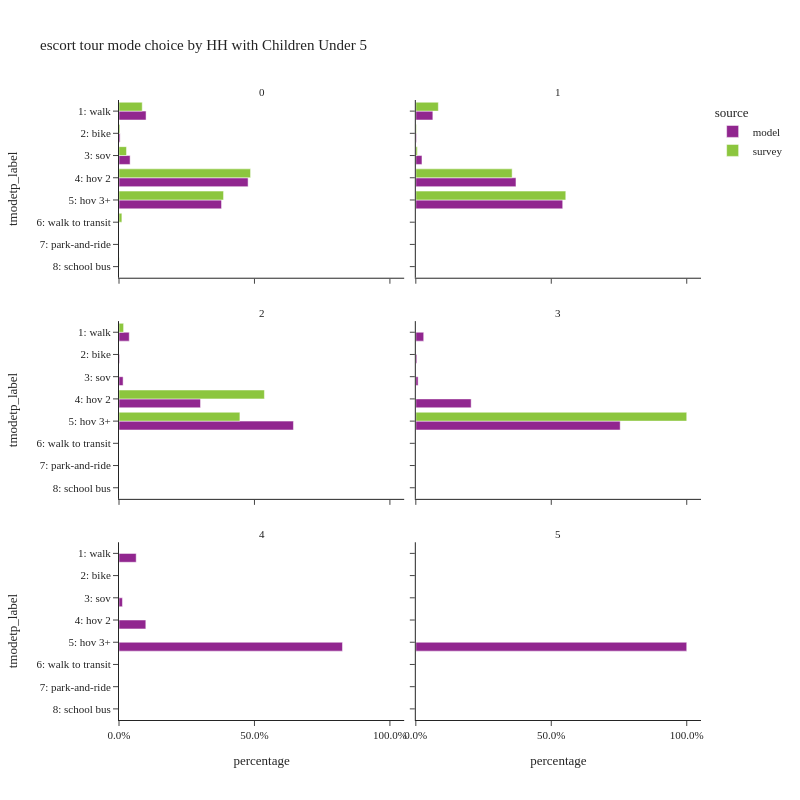

This figure's notebook cell:
### Code cell
plot_mode_choice(es_tour,
                 "hhcu5",
                 {"tmodetp_label":util.tmodetp_cat.values()},
                 "HH with Children Under 5",2,800)

### Figure 1 — Plotly figure (JSON) as saved in the notebook; plotly's stock layout.template omitted (floating-point values rounded to 4 significant figures)
{"data": [{"alignmentgroup": "True", "customdata": [[41726], [1695], [17144], [198979], [158059]], "hovertemplate": "source=model<br>hhcu5=0<br>percentage=%{x}<br>tmodetp_label=%{y}<br>sample count=%{customdata[0]}<extra></extra>", "legendgroup": "model", "marker": {"color": "#91268F", "pattern": {"shape": ""}}, "name": "model", "offsetgroup": "model", "orientation": "h", "showlegend": true, "textposition": "auto", "type": "bar", "x": [0.09992, 0.004059, 0.04105, 0.4765, 0.3785], "xaxis": "x5", "y": ["1: walk", "2: bike", "3: sov", "4: hov 2", "5: hov 3+"], "yaxis": "y5"}, {"alignmentgroup": "True", "customdata": [[9536], [391], [3444], [56088], [82258]], "hovertemplate": "source=model<br>hhcu5=1<br>percentage=%{x}<br>tmodetp_label=%{y}<br>sample count=%{customdata[0]}<extra></extra>", "legendgroup": "model", "marker": {"color": "#91268F", "pattern": {"shape": ""}}, "name": "model", "offsetgroup": "model", "orientation": "h", "showlegend": false, "textposition": "auto", "type": "bar", "x": [0.06285, 0.002577, 0.0227, 0.3697, 0.5422], "xaxis": "x6", "y": ["1: walk", "2: bike", "3: sov", "4: hov 2", "5: hov 3+"], "yaxis": "y6"}, {"alignmentgroup": "True", "customdata": [[1936], [113], [774], [15392], [32938]], "hovertemplate": "source=model<br>hhcu5=2<br>percentage=%{x}<br>tmodetp_label=%{y}<br>sample count=%{customdata[0]}<extra></extra>", "legendgroup": "model", "marker": {"color": "#91268F", "pattern": {"shape": ""}}, "name": "model", "offsetgroup": "model", "orientation": "h", "showlegend": false, "textposition": "auto", "type": "bar", "x": [0.03785, 0.002209, 0.01513, 0.3009, 0.6439], "xaxis": "x3", "y": ["1: walk", "2: bike", "3: sov", "4: hov 2", "5: hov 3+"], "yaxis": "y3"}, {"alignmentgroup": "True", "customdata": [[159], [21], [46], [1116], [4121]], "hovertemplate": "source=model<br>hhcu5=3<br>percentage=%{x}<br>tmodetp_label=%{y}<br>sample count=%{customdata[0]}<extra></extra>", "legendgroup": "model", "marker": {"color": "#91268F", "pattern": {"shape": ""}}, "name": "model", "offsetgroup": "model", "orientation": "h", "showlegend": false, "textposition": "auto", "type": "bar", "x": [0.0291, 0.003844, 0.00842, 0.2043, 0.7543], "xaxis": "x4", "y": ["1: walk", "2: bike", "3: sov", "4: hov 2", "5: hov 3+"], "yaxis": "y4"}, {"alignmentgroup": "True", "customdata": [[25], [5], [39], [325]], "hovertemplate": "source=model<br>hhcu5=4<br>percentage=%{x}<br>tmodetp_label=%{y}<br>sample count=%{customdata[0]}<extra></extra>", "legendgroup": "model", "marker": {"color": "#91268F", "pattern": {"shape": ""}}, "name": "model", "offsetgroup": "model", "orientation": "h", "showlegend": false, "textposition": "auto", "type": "bar", "x": [0.06345, 0.01269, 0.09898, 0.8249], "xaxis": "x", "y": ["1: walk", "3: sov", "4: hov 2", "5: hov 3+"], "yaxis": "y"}, {"alignmentgroup": "True", "customdata": [[92]], "hovertemplate": "source=model<br>hhcu5=5<br>percentage=%{x}<br>tmodetp_label=%{y}<br>sample count=%{customdata[0]}<extra></extra>", "legendgroup": "model", "marker": {"color": "#91268F", "pattern": {"shape": ""}}, "name": "model", "offsetgroup": "model", "orientation": "h", "showlegend": false, "textposition": "auto", "type": "bar", "x": [1.0], "xaxis": "x2", "y": ["5: hov 3+"], "yaxis": "y2"}, {"alignmentgroup": "True", "customdata": [[51], [3], [28], [216], [129], [10], [3]], "hovertemplate": "source=survey<br>hhcu5=0<br>percentage=%{x}<br>tmodetp_label=%{y}<br>sample count=%{customdata[0]}<extra></extra>", "legendgroup": "survey", "marker": {"color": "#8CC63E", "pattern": {"shape": ""}}, "name": "survey", "offsetgroup": "survey", "orientation": "h", "showlegend": true, "textposition": "auto", "type": "bar", "x": [0.08574, 0.003575, 0.02781, 0.4856, 0.3859, 0.01063, 0.0006936], "xaxis": "x5", "y": ["1: walk", "2: bike", "3: sov", "4: hov 2", "5: hov 3+", "6: walk to transit", "8: school bus"], "yaxis": "y5"}, {"alignmentgroup": "True", "customdata": [[21], [8], [1], [57], [78]], "hovertemplate": "source=survey<br>hhcu5=1<br>percentage=%{x}<br>tmodetp_label=%{y}<br>sample count=%{customdata[0]}<extra></extra>", "legendgroup": "survey", "marker": {"color": "#8CC63E", "pattern": {"shape": ""}}, "name": "survey", "offsetgroup": "survey", "orientation": "h", "showlegend": false, "textposition": "auto", "type": "bar", "x": [0.08311, 0.00232, 0.005509, 0.3555, 0.5535], "xaxis": "x6", "y": ["1: walk", "2: bike", "3: sov", "4: hov 2", "5: hov 3+"], "yaxis": "y6"}, {"alignmentgroup": "True", "customdata": [[8], [16], [20]], "hovertemplate": "source=survey<br>hhcu5=2<br>percentage=%{x}<br>tmodetp_label=%{y}<br>sample count=%{customdata[0]}<extra></extra>", "legendgroup": "survey", "marker": {"color": "#8CC63E", "pattern": {"shape": ""}}, "name": "survey", "offsetgroup": "survey", "orientation": "h", "showlegend": false, "textposition": "auto", "type": "bar", "x": [0.01697, 0.5368, 0.4463], "xaxis": "x3", "y": ["1: walk", "4: hov 2", "5: hov 3+"], "yaxis": "y3"}, {"alignmentgroup": "True", "customdata": [[2]], "hovertemplate": "source=survey<br>hhcu5=3<br>percentage=%{x}<br>tmodetp_label=%{y}<br>sample count=%{customdata[0]}<extra></extra>", "legendgroup": "survey", "marker": {"color": "#8CC63E", "pattern": {"shape": ""}}, "name": "survey", "offsetgroup": "survey", "orientation": "h", "showlegend": false, "textposition": "auto", "type": "bar", "x": [1.0], "xaxis": "x4", "y": ["5: hov 3+"], "yaxis": "y4"}], "layout": {"annotations": [{"font": {}, "showarrow": false, "text": "4", "x": 0.245, "xanchor": "center", "xref": "paper", "y": 0.2867, "yanchor": "bottom", "yref": "paper"}, {"font": {}, "showarrow": false, "text": "5", "x": 0.755, "xanchor": "center", "xref": "paper", "y": 0.2867, "yanchor": "bottom", "yref": "paper"}, {"font": {}, "showarrow": false, "text": "2", "x": 0.245, "xanchor": "center", "xref": "paper", "y": 0.6433, "yanchor": "bottom", "yref": "paper"}, {"font": {}, "showarrow": false, "text": "3", "x": 0.755, "xanchor": "center", "xref": "paper", "y": 0.6433, "yanchor": "bottom", "yref": "paper"}, {"font": {}, "showarrow": false, "text": "0", "x": 0.245, "xanchor": "center", "xref": "paper", "y": 1.0, "yanchor": "bottom", "yref": "paper"}, {"font": {}, "showarrow": false, "text": "1", "x": 0.755, "xanchor": "center", "xref": "paper", "y": 1.0, "yanchor": "bottom", "yref": "paper"}], "barmode": "group", "height": 800, "legend": {"title": {"text": "source"}, "tracegroupgap": 0}, "title": {"text": "escort tour mode choice by HH with Children Under 5"}, "width": 800, "xaxis": {"anchor": "y", "domain": [0, 0.49], "tickformat": ".1%", "title": {"text": "percentage"}}, "xaxis2": {"anchor": "y2", "domain": [0.51, 1], "matches": "x", "tickformat": ".1%", "title": {"text": "percentage"}}, "xaxis3": {"anchor": "y3", "domain": [0, 0.49], "matches": "x", "showticklabels": false, "tickformat": ".1%"}, "xaxis4": {"anchor": "y4", "domain": [0.51, 1], "matches": "x", "showticklabels": false, "tickformat": ".1%"}, "xaxis5": {"anchor": "y5", "domain": [0, 0.49], "matches": "x", "showticklabels": false, "tickformat": ".1%"}, "xaxis6": {"anchor": "y6", "domain": [0.51, 1], "matches": "x", "showticklabels": false, "tickformat": ".1%"}, "yaxis": {"anchor": "x", "categoryarray": ["9: tnc", "8: school bus", "7: park-and-ride", "6: walk to transit", "5: hov 3+", "4: hov 2", "3: sov", "2: bike", "1: walk"], "categoryorder": "array", "domain": [0, 0.2867], "title": {"text": "tmodetp_label"}}, "yaxis2": {"anchor": "x2", "domain": [0, 0.2867], "matches": "y", "showticklabels": false}, "yaxis3": {"anchor": "x3", "categoryarray": ["9: tnc", "8: school bus", "7: park-and-ride", "6: walk to transit", "5: hov 3+", "4: hov 2", "3: sov", "2: bike", "1: walk"], "categoryorder": "array", "domain": [0.3567, 0.6433], "matches": "y", "title": {"text": "tmodetp_label"}}, "yaxis4": {"anchor": "x4", "domain": [0.3567, 0.6433], "matches": "y", "showticklabels": false}, "yaxis5": {"anchor": "x5", "categoryarray": ["9: tnc", "8: school bus", "7: park-and-ride", "6: walk to transit", "5: hov 3+", "4: hov 2", "3: sov", "2: bike", "1: walk"], "categoryorder": "array", "domain": [0.7133, 1.0], "matches": "y", "title": {"text": "tmodetp_label"}}, "yaxis6": {"anchor": "x6", "domain": [0.7133, 1.0], "matches": "y", "showticklabels": false}}}
